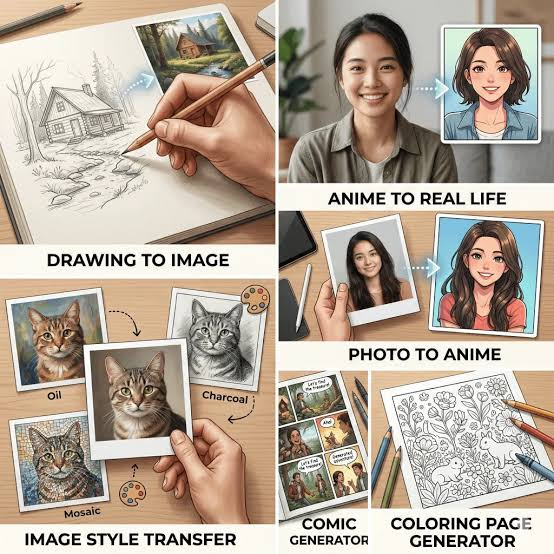
#> input picture input.jpg, 554 x 554 px
$ python main.py
#> lines starting #> are read from the running program, lines starting #| are printed output that depends on the picture
import cv2
import os

# Create output folder
if not os.path.exists("output"):
    os.makedirs("output")

# Load image
image = cv2.imread("input.jpg")
#> image is the input picture: shape (554, 554, 3); mean B, G, R 152.7, 167.2, 180.8

if image is None:
    print("Error: Image not found!")
    exit()

# Grayscale
gray = cv2.cvtColor(image, cv2.COLOR_BGR2GRAY)
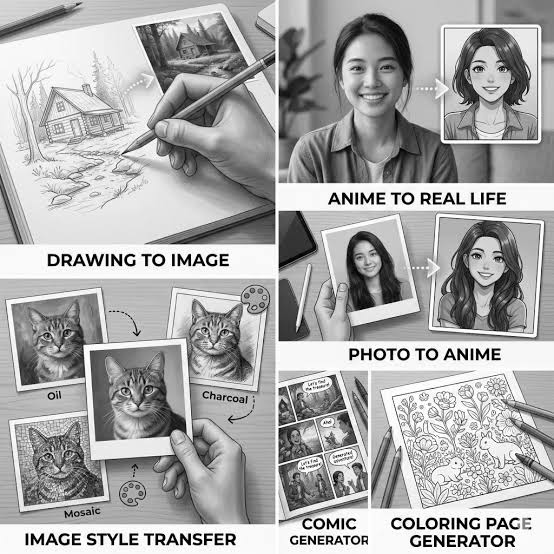
#> gray: shape (554, 554); min 0, max 255, mean 169.6

# Blur
blur = cv2.GaussianBlur(gray, (7, 7), 0)
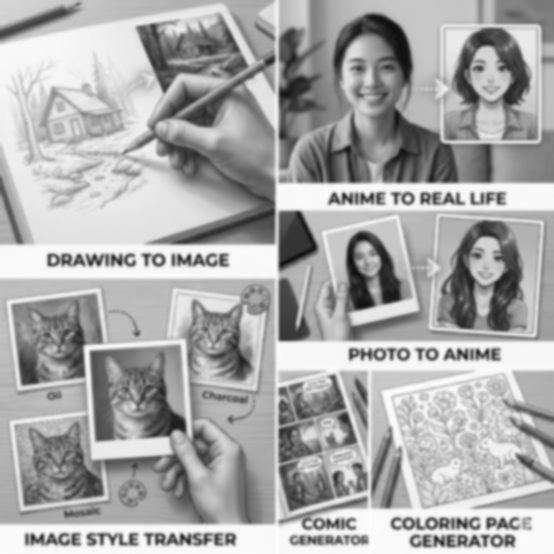
#> blur: shape (554, 554); min 14, max 253, mean 169.6

# Edge Detection
edges = cv2.Canny(blur, 50, 150)
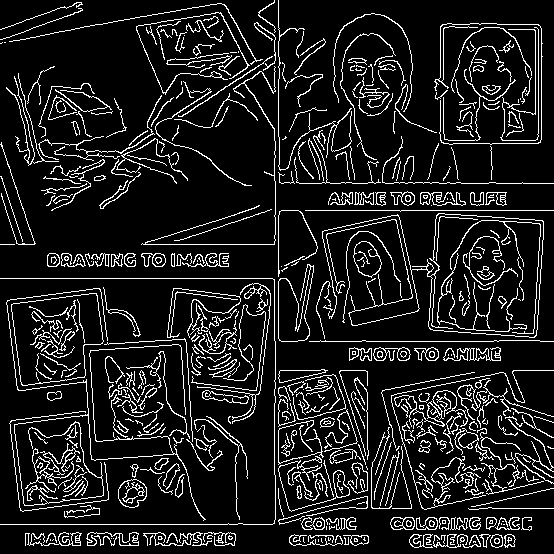
#> edges: shape (554, 554); 11.7% white in thin lines or dots

# Save outputs
cv2.imwrite("output/gray.jpg", gray)
cv2.imwrite("output/blur.jpg", blur)
cv2.imwrite("output/edges.jpg", edges)

# Show images
cv2.imshow("Original", image)
cv2.imshow("Gray", gray)
cv2.imshow("Blur", blur)
cv2.imshow("Edges", edges)

cv2.waitKey(0)
cv2.destroyAllWindows()
